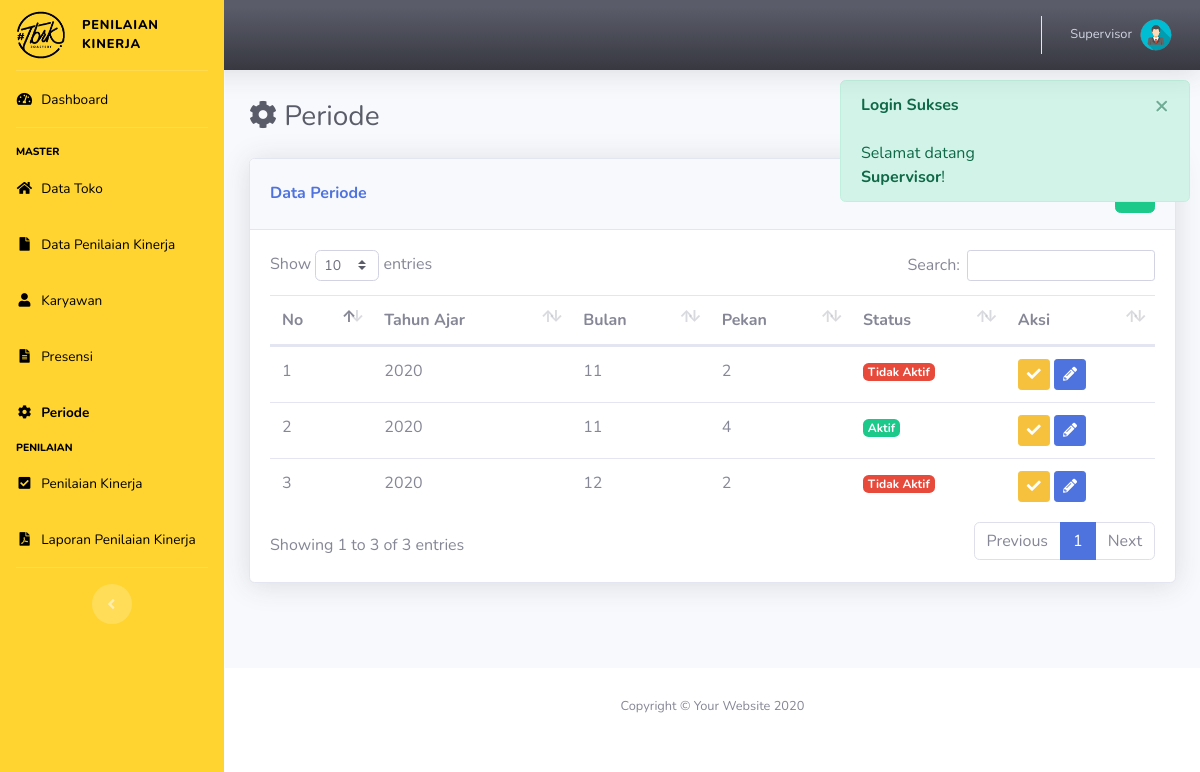
/index.php?p=periode (signed in), run on an earlier commit of the app's database.
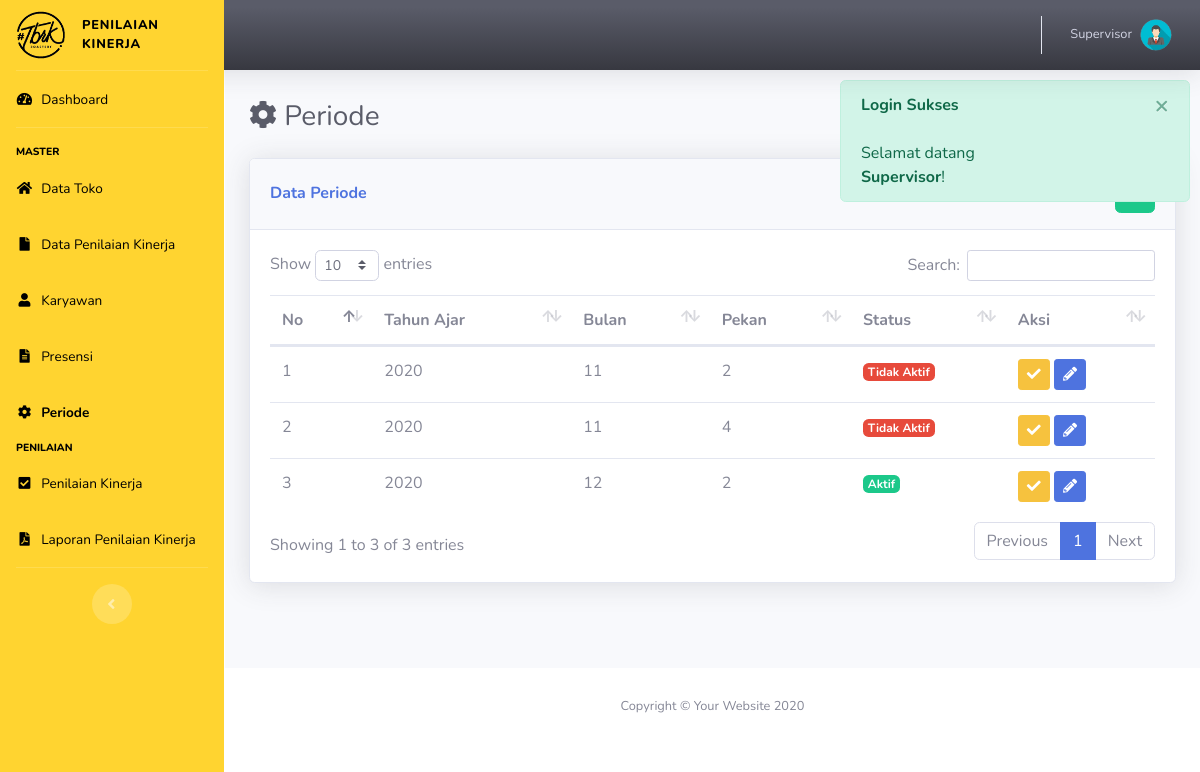
And on a later commit of the database.
### tables this page shows
CREATE TABLE IF NOT EXISTS `periode` (
  `id_periode` int(11) NOT NULL AUTO_INCREMENT,
  `tahun` varchar(50) NOT NULL,
  `bulan` varchar(50) NOT NULL,
  `pekan` varchar(50) NOT NULL,
  `status_periode` int(11) NOT NULL,
  PRIMARY KEY (`id_periode`)
);

### pages/periode.php (the view, shortened to what this page needs)
<div class="d-sm-flex align-items-center justify-content-between mb-4">
    <h1 class="h3 mb-0 text-gray-800"> <i class="fa fa-cog"></i> Periode</h1>
</div>
<?php
	$ket = "Data";
?>
<div class="row row_angket">
	<div class="col mb-4">
		<div class="card shadow mb-4">
            <div class="card-header py-3 d-flex flex-row align-items-center justify-content-between">
                <h6 class="m-0 font-weight-bold text-primary"><?= ucfirst($ket); ?> Periode</h6>
                <?php
                if(!isset($_GET['ket'])){
                ?>
                <div class="dropdown no-arrow">
                    <a href="index.php?p=periode&ket=tambah" class="btn btn-success" data-toggle="tooltip" data-placement="top" title="Tambah Data"><i class="fa fa-plus"></i></a>
                </div>
            	<?php } ?>
            </div>
            <div class="card-body">
            <?php
            	if(!isset($form)):
            ?>
            	<table class="table dataTable">
            		<thead>
            			<tr>
            				<th>No</th>
            				<th>Tahun Ajar</th>
            				<th>Bulan</th>
                            <th>Pekan</th>
                            <th>Status</th>
            				<th>Aksi</th>
            			</tr>
            		</thead>
            		<tbody>
            		<?php
            			$i=0;
            			$sql = "SELECT * FROM periode";
            			$q = mysqli_query($con, $sql);
            			while($row = mysqli_fetch_array($q)):
            		?>
            			<tr>
            				<td><?= ++$i; ?></td>
                            <td><?= $row['tahun']; ?></td>
                            <td><?= $row['bulan']; ?></td>
                            <td><?= $row['pekan']; ?></td>
            				<td>
                                <?php
                                    if($row['status_periode']==1){
                                        echo '<span class="badge badge-success">Aktif</span>';
                                    }else{
                                        echo '<span class="badge badge-danger">Tidak Aktif</span>';
                                    }
                                ?>
                            </td>
            				<td>
                                <a href="index.php?p=periode&ket=aktif&id=<?= $row['id_periode'] ?>" class="btn btn-sm btn-warning" data-toggle="tooltip" data-placement="top" title="Set Aktif"><i class="fa fa-check"></i></a>
                                <a href="index.php?p=periode&ket=ubah&id=<?= $row['id_periode'] ?>" class="btn btn-sm btn-primary" data-toggle="tooltip" data-placement="top" title="Ubah Data"><i class="fa fa-pencil-alt"></i></a>
                            </td>
            			</tr>
            		<?php endwhile; ?>
            		</tbody>
            	</table>
            	<?php endif; ?>
            </div>
        </div>
    </div>
</div>

What changed in the data, as far as the page shows it:
changed periode (number 2 of 3 on the later page): status_periode "Aktif" → "Tidak Aktif"
changed periode (number 3 of 3 on the later page): status_periode "Tidak Aktif" → "Aktif"
